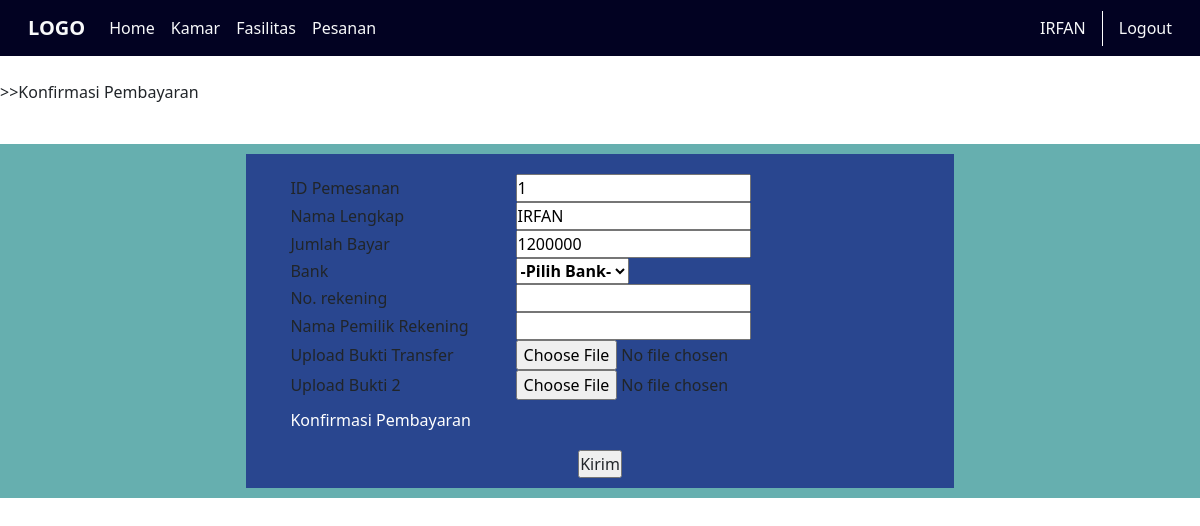
Page /user/bayar.php?id=1 (signed in) on the committed database.
### tables this page shows
CREATE TABLE IF NOT EXISTS `tamu` (
  `idtamu` int(11) NOT NULL AUTO_INCREMENT,
  `username` varchar(50) NOT NULL,
  `role` varchar(15) NOT NULL DEFAULT 'user',
  `email` varchar(50) NOT NULL,
  `nama` varchar(100) NOT NULL,
  `alamat` varchar(150) NOT NULL,
  `telepon` varchar(15) NOT NULL,
  `password` varchar(255) NOT NULL,
  `foto` varchar(1000) DEFAULT NULL,
  PRIMARY KEY (`idtamu`)
);

CREATE TABLE IF NOT EXISTS `pemesanan` (
  `idpesan` int(11) NOT NULL AUTO_INCREMENT,
  `tglpesan` datetime DEFAULT NULL,
  `batasbayar` datetime DEFAULT NULL,
  `idkamar` varchar(15) DEFAULT NULL,
  `tipe` varchar(20) DEFAULT NULL,
  `harga` int(11) DEFAULT NULL,
  `jumlah` int(11) DEFAULT NULL,
  `idtamu` int(11) DEFAULT NULL,
  `nama` varchar(100) DEFAULT NULL,
  `alamat` varchar(500) DEFAULT NULL,
  `telepon` varchar(15) DEFAULT NULL,
  `tglmasuk` date DEFAULT NULL,
  `tglkeluar` date DEFAULT NULL,
  `lamahari` int(11) DEFAULT NULL,
  `totalbayar` int(11) DEFAULT NULL,
  `status` varchar(50) DEFAULT NULL,
  PRIMARY KEY (`idpesan`),
  KEY `idkamar` (`idkamar`),
  KEY `idtamu` (`idtamu`)
);

### user/bayar.php (the view, shortened to what this page needs)
<?php
require_once "view/header.php";
$ambilx = $_GET['id'];
$sqlx = mysqli_query($conn, "SELECT * FROM pemesanan WHERE idpesan='$ambilx'");
$datax = $sqlx->fetch_assoc();
$idpesan = $datax['idpesan'];
$nama = $datax['nama'];
$total = $datax['totalbayar'];
?>
<div id="imglog">
	<p><br>>>Konfirmasi Pembayaran<br>&nbsp;</p>
</div>
<center>
	<div class="datapesan" style="background: rgba(0,123,123,0.6);padding: 10px;">
		<div style="width: 60%;background: rgba(0,0,123,0.6);padding: 10px;">
			<form method="post" action="../function/prosesbayar.php" enctype="multipart/form-data">
				<table style="width: 90%;padding: 10px;margin: 10px;">
					<caption style="color: white;">Konfirmasi Pembayaran</caption>
					<tr>
						<td>ID Pemesanan</td>
						<td><input type="text" readonly="readonly" required="required" name="txtid" value="<?php echo $idpesan ?>"></td>
					</tr>
					<tr>
						<td>Nama Lengkap</td>
						<td><input type="text" readonly="readonly" required="required" name="txtnama" value="<?php echo $nama ?>"></td>
					</tr>
					<tr>
						<td>Jumlah Bayar</td>
						<td><input type="text" readonly="readonly" required="required" name="txtjumlah" value="<?php echo $total ?>"></td>
					</tr>
					<tr>
						<td>Bank</td>
						<td>
							<select name="txtbank" required="required" style="font-weight: bold">
								<option hidden="hidden">-Pilih Bank-</option>
							</select>
						</td>
					</tr>
					<tr>
						<td>No. rekening</td>
						<td><input type="text" required="required" name="txtnorek"></td>
					</tr>
					<tr>
						<td>Nama Pemilik Rekening</td>
						<td><input type="text" required="required" name="txtnamarek"></td>
					</tr>
					<tr>
						<td>Upload Bukti Transfer</td>
						<td><input type="file" name="gambar" id="gambar" required="required"></td>
					</tr>
					<tr>
						<td>Upload Bukti 2</td>
						<td><input type="file" name="gambar2" id="gambar2" required="required"></td>
					</tr>
				</table>
				<input type="submit" name="submit" value="Kirim" id="tombol" class="text-dark">
			</form>
		</div>
</center>

### user/view/header.php (shortened to what this page needs)
<?php
require_once '../function/koneksi.php';
?>
<?php
$ambil    = $_SESSION['login'];
$sql      = mysqli_query($conn, "SELECT * FROM tamu WHERE idtamu='$ambil'");
$data     = $sql->fetch_assoc();
$nama     = isset($data['nama']) ? $data['nama'] : '-';
?>
<!DOCTYPE html>
<html>
<head>
    <link href="https://cdn.jsdelivr.net/npm/bootstrap@5.1.3/dist/css/bootstrap.min.css" rel="stylesheet">
</head>
<body>
    <nav class="navbar navbar-expand-lg navbar-dark">
        <div class="container-fluid">
            <a class="navbar-brand ms-3 text-light fw-bold" href="#">LOGO</a>
            <div class="collapse navbar-collapse" id="navbarNavAltMarkup">
                <div class="navbar-nav text-light">
                    <a class="nav-link active text-light" aria-current="page" href="index.php">Home</a>
                    <a class="nav-link text-light" href="kamar.php">Kamar</a>
                    <a class="nav-link text-light" href="fasilitas.php">Fasilitas</a>
                    <a class="nav-link text-light" href="datapesanan.php">Pesanan</a>
                </div>
            </div>
            <a class="nav-link text-light float-end"><?= $nama; ?></a>
            <a class="nav-link text-light float-end" href="logout.php">Logout</a>
        </div>
    </nav>
    <main>

### user/view/header.php (style rules this page uses)
* { margin: 0; padding: 0; box-sizing: border-box; }
body { overflow-x: hidden; }
.navbar, .footer { background-color: rgb(2, 2, 34); }

### rows in the picture
tamu: nama "IRFAN"
pemesanan: txtid "1", txtnama "IRFAN", txtjumlah "1200000"
